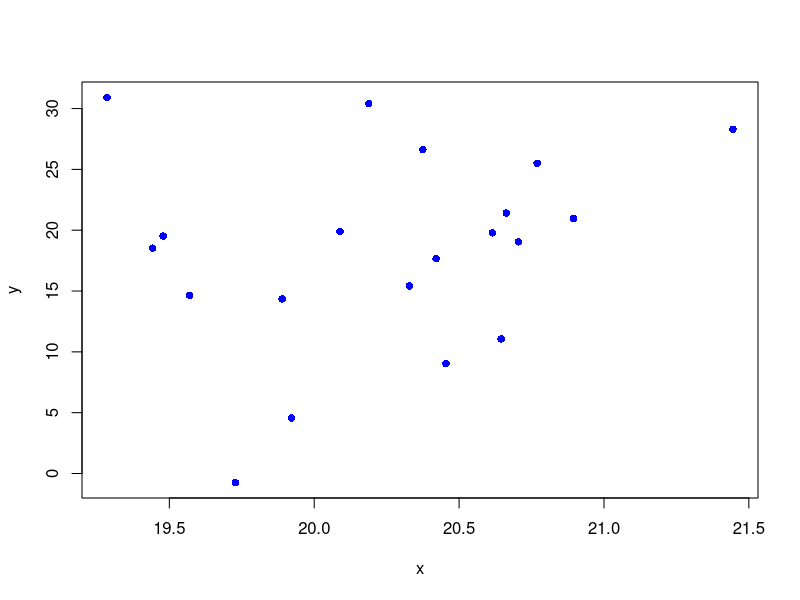

This chart was generated by the following R code:
## ---- chunk 1
x <- rnorm(20)+20
y <- x + 10*rnorm(20)
plot(x,y,pch=16,col="blue")
